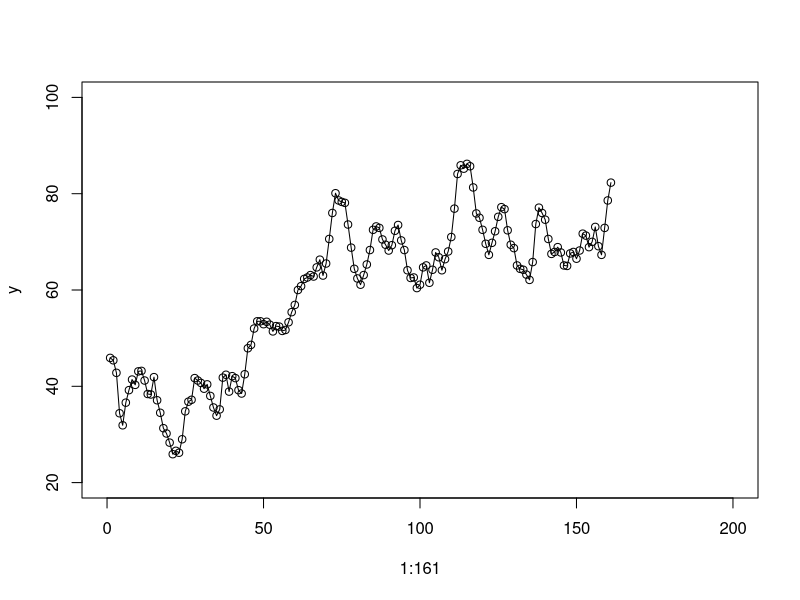
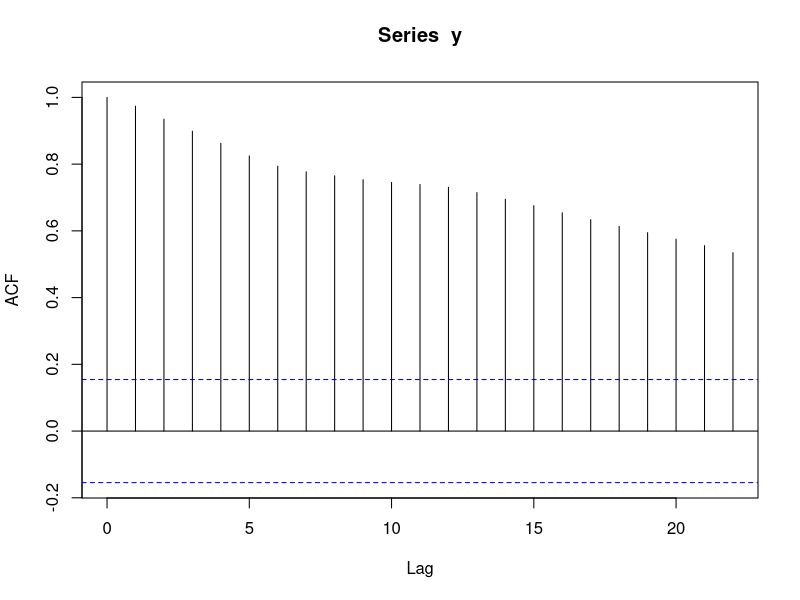
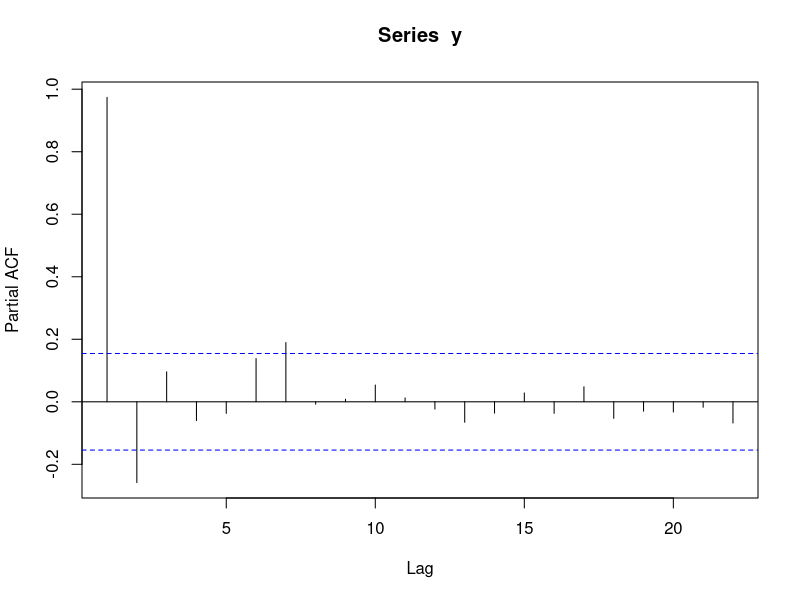
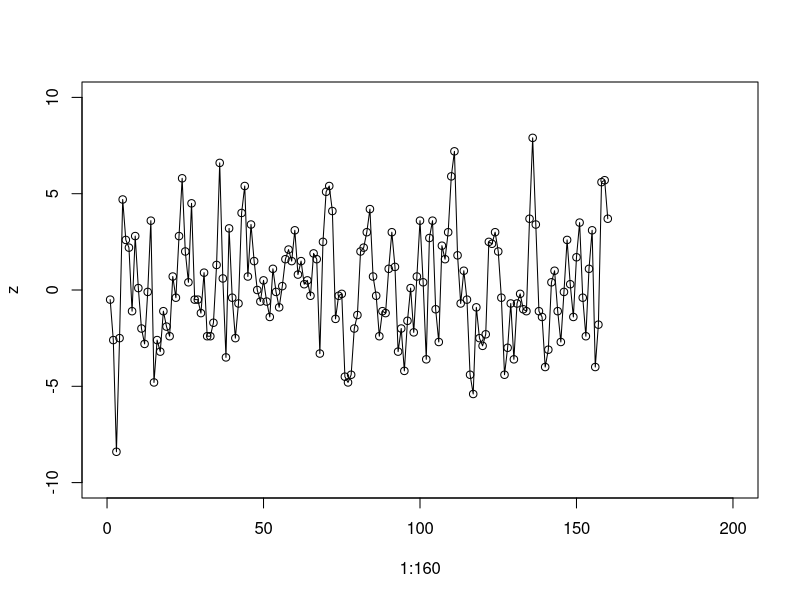
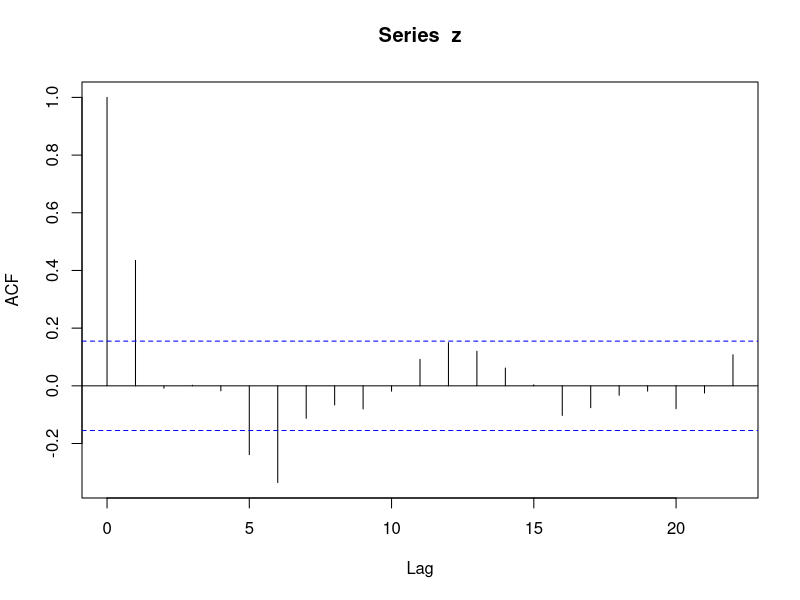
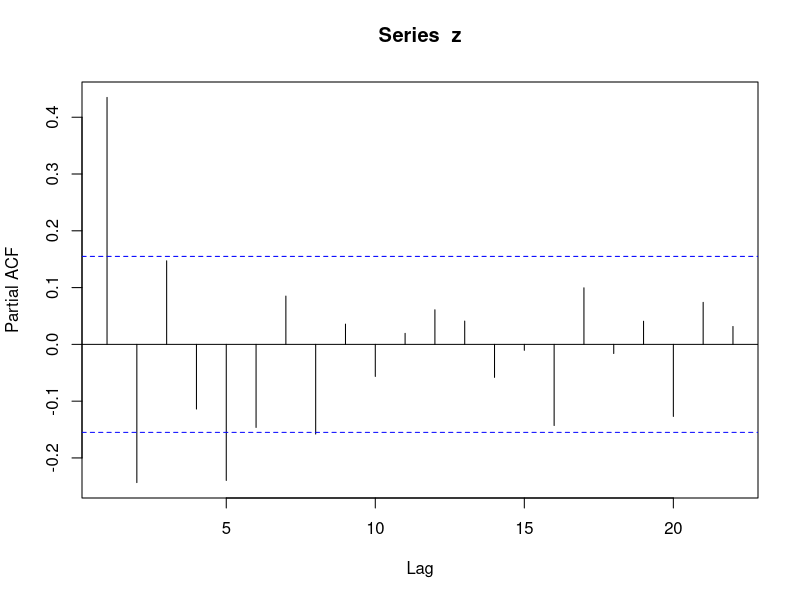
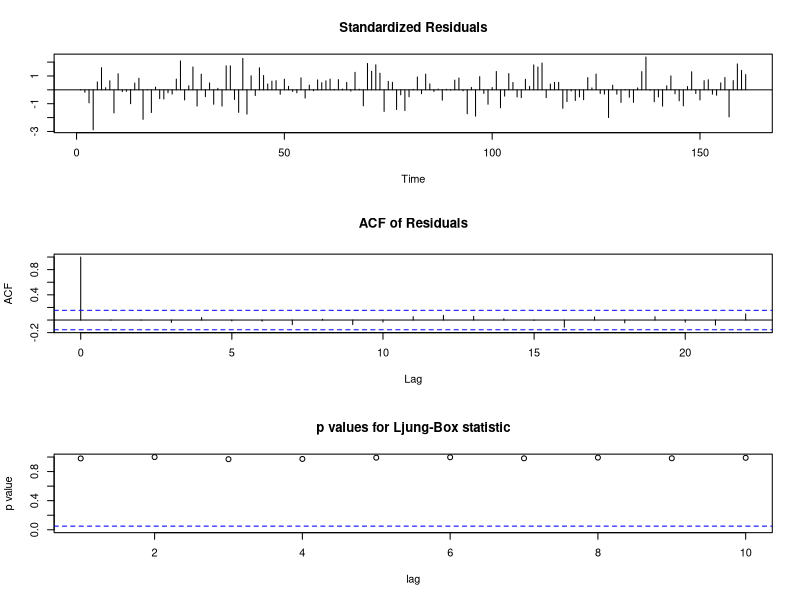
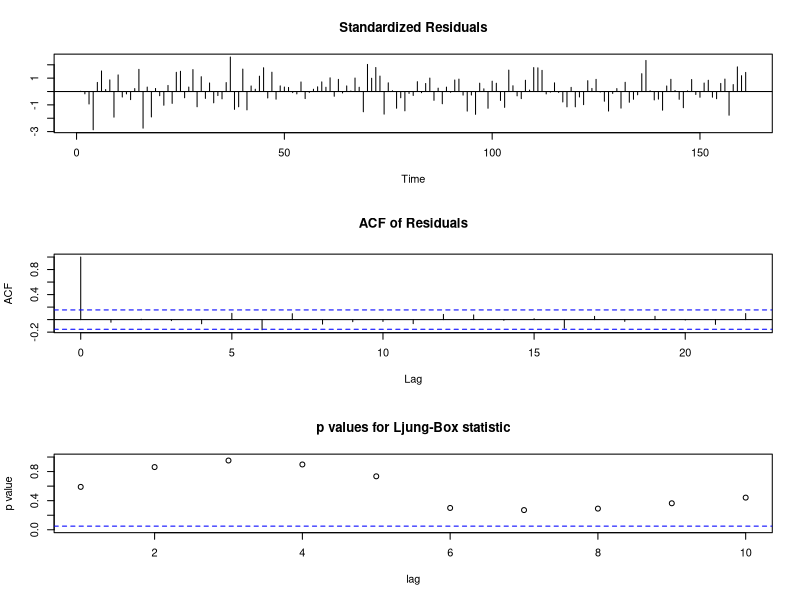

These charts were generated, in order, by the following R code:
y = scan("./data/weekly sales of tech video.txt")
#plot(1:161,xlim=c(0,200),ylim=c(20,100))
plot(1:161,y,xlim=c(0,200),ylim=c(20,100))
min(y)
max(y)

# non-stationary comes from mean (trending component)
?lines
lines(1:161,y,type="l")
acf(y) #decay extremely slowly
pacf(y) #pacf cut off at lag 7 (cannot suggest AR), pacf is useless in suggesting whether model is stationary or not

?diff
z=diff(y) #apply one time differencing
z
length(z)

plot(1:160,z,xlim=c(0,200),ylim=c(-10,10))
lines(1:160,z,type="l") #trending component is gone
min(z)
max(z)
acf(z) #cut off after lag 6
pacf(z) #cut off after lag 5 

ts.yw <- ar.yw(z, order.max = 6)
ts.yw
summary(ts.yw)

fit = arima(x = y, order = c(0,1,6)) #MA(6)
fit
tsdiag(fit) #AIC = 726 (better model than below)


fit1 = arima(x = y, order=c(5,1,0))
fit1
tsdiag(fit1) #AIC = 737

plot (1:161, y, xlim=c(0,200), ylim=c(20,100))
lines(1:161, y, type="l")
lines(1:161, y - fit$residuals, type="l", col="red") #yhat = y-fit$residuals (e)

forecast = predict(fit, n.ahead=6)
forecast
lines(162:167, forecast$pred, type="o", col="red")
lines(162:167, forecast$pred-1.96*forecast$se, col="blue") #lower limit of confidence interval
lines(162:167, forecast$pred+1.96*forecast$se, col="blue") #upper limit of confidence interval

